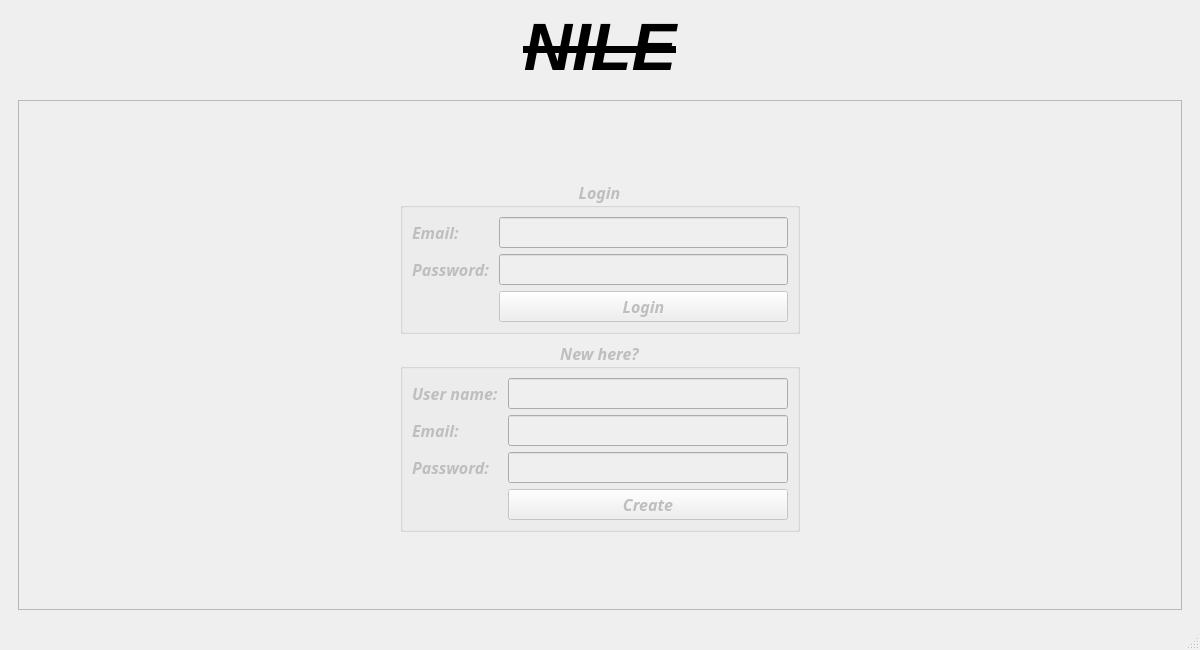
<?xml version="1.0" encoding="UTF-8"?>
<ui version="4.0">
 <class>MainWindow</class>
 <widget class="QMainWindow" name="MainWindow">
  <property name="geometry">
   <rect>
    <x>0</x>
    <y>0</y>
    <width>1200</width>
    <height>650</height>
   </rect>
  </property>
  <property name="windowTitle">
   <string>Interfaz</string>
  </property>
  <widget class="QWidget" name="centralwidget">
   <layout class="QGridLayout" name="gridLayout">
    <item row="1" column="0">
     <widget class="QStackedWidget" name="wiewsSW">
      <property name="currentIndex">
       <number>0</number>
      </property>
      <widget class="QWidget" name="loginPage">
       <layout class="QGridLayout" name="gridLayout_2">
        <item row="0" column="0">
         <widget class="QFrame" name="loginFrame">
          <property name="enabled">
           <bool>false</bool>
          </property>
          <property name="frameShape">
           <enum>QFrame::StyledPanel</enum>
          </property>
          <property name="frameShadow">
           <enum>QFrame::Raised</enum>
          </property>
          <layout class="QFormLayout" name="formLayout_3">
           <property name="formAlignment">
            <set>Qt::AlignCenter</set>
           </property>
           <item row="0" column="0" colspan="2">
            <widget class="QGroupBox" name="userGP">
             <property name="maximumSize">
              <size>
               <width>400</width>
               <height>16777215</height>
              </size>
             </property>
             <property name="font">
              <font>
               <family>Bahnschrift Light</family>
               <pointsize>12</pointsize>
               <weight>75</weight>
               <italic>true</italic>
               <bold>true</bold>
               <underline>false</underline>
              </font>
             </property>
             <property name="title">
              <string>Login</string>
             </property>
             <property name="alignment">
              <set>Qt::AlignCenter</set>
             </property>
             <layout class="QFormLayout" name="formLayout">
              <item row="0" column="0">
               <widget class="QLabel" name="loginEmailLabel">
                <property name="font">
                 <font>
                  <family>Bahnschrift Light</family>
                  <pointsize>12</pointsize>
                  <weight>75</weight>
                  <italic>true</italic>
                  <bold>true</bold>
                  <underline>false</underline>
                 </font>
                </property>
                <property name="text">
                 <string>Email:</string>
                </property>
               </widget>
              </item>
              <item row="0" column="1">
               <widget class="QLineEdit" name="loginEmailLE">
                <property name="font">
                 <font>
                  <family>Bahnschrift Light</family>
                  <pointsize>12</pointsize>
                  <weight>75</weight>
                  <italic>true</italic>
                  <bold>true</bold>
                  <underline>false</underline>
                 </font>
                </property>
               </widget>
              </item>
              <item row="1" column="0">
               <widget class="QLabel" name="passwordLabel">
                <property name="font">
                 <font>
                  <family>Bahnschrift Light</family>
                  <pointsize>12</pointsize>
                  <weight>75</weight>
                  <italic>true</italic>
                  <bold>true</bold>
                  <underline>false</underline>
                 </font>
                </property>
                <property name="text">
                 <string>Password: </string>
                </property>
               </widget>
              </item>
              <item row="1" column="1">
               <widget class="QLineEdit" name="passwordLE">
                <property name="font">
                 <font>
                  <family>Bahnschrift Light</family>
                  <pointsize>12</pointsize>
                  <weight>75</weight>
                  <italic>true</italic>
                  <bold>true</bold>
                  <underline>false</underline>
                 </font>
                </property>
                <property name="echoMode">
                 <enum>QLineEdit::Password</enum>
                </property>
               </widget>
              </item>
              <item row="2" column="1">
               <widget class="QPushButton" name="loginPB">
                <property name="enabled">
                 <bool>false</bool>
                </property>
                <property name="font">
                 <font>
                  <family>Bahnschrift Light</family>
                  <pointsize>12</pointsize>
                  <weight>75</weight>
                  <italic>true</italic>
                  <bold>true</bold>
                  <underline>false</underline>
                 </font>
                </property>
                <property name="text">
                 <string>Login</string>
                </property>
               </widget>
              </item>
             </layout>
            </widget>
           </item>
           <item row="1" column="0" colspan="2">
            <widget class="QGroupBox" name="newUserGB">
             <property name="maximumSize">
              <size>
               <width>400</width>
               <height>16777215</height>
              </size>
             </property>
             <property name="font">
              <font>
               <family>Bahnschrift Light</family>
               <pointsize>12</pointsize>
               <weight>75</weight>
               <italic>true</italic>
               <bold>true</bold>
              </font>
             </property>
             <property name="title">
              <string>New here?</string>
             </property>
             <property name="alignment">
              <set>Qt::AlignCenter</set>
             </property>
             <layout class="QFormLayout" name="formLayout_2">
              <item row="0" column="0">
               <widget class="QLabel" name="newUserLabel">
                <property name="font">
                 <font>
                  <family>Bahnschrift Light</family>
                  <pointsize>12</pointsize>
                  <weight>75</weight>
                  <italic>true</italic>
                  <bold>true</bold>
                 </font>
                </property>
                <property name="text">
                 <string>User name: </string>
                </property>
               </widget>
              </item>
              <item row="0" column="1">
               <widget class="QLineEdit" name="newUserLE">
                <property name="font">
                 <font>
                  <family>Bahnschrift Light</family>
                  <pointsize>12</pointsize>
                  <weight>75</weight>
                  <italic>true</italic>
                  <bold>true</bold>
                 </font>
                </property>
               </widget>
              </item>
              <item row="1" column="0">
               <widget class="QLabel" name="emailLabel">
                <property name="font">
                 <font>
                  <family>Bahnschrift Light</family>
                  <pointsize>12</pointsize>
                  <weight>75</weight>
                  <italic>true</italic>
                  <bold>true</bold>
                 </font>
                </property>
                <property name="text">
                 <string>Email: </string>
                </property>
               </widget>
              </item>
              <item row="1" column="1">
               <widget class="QLineEdit" name="emailLE">
                <property name="font">
                 <font>
                  <family>Bahnschrift Light</family>
                  <pointsize>12</pointsize>
                  <weight>75</weight>
                  <italic>true</italic>
                  <bold>true</bold>
                 </font>
                </property>
               </widget>
              </item>
              <item row="2" column="0">
               <widget class="QLabel" name="newPasswordLabel">
                <property name="font">
                 <font>
                  <family>Bahnschrift Light</family>
                  <pointsize>12</pointsize>
                  <weight>75</weight>
                  <italic>true</italic>
                  <bold>true</bold>
                 </font>
                </property>
                <property name="text">
                 <string>Password: </string>
                </property>
               </widget>
              </item>
              <item row="2" column="1">
               <widget class="QLineEdit" name="newPasswordLE">
                <property name="font">
                 <font>
                  <family>Bahnschrift Light</family>
                  <pointsize>12</pointsize>
                  <weight>75</weight>
                  <italic>true</italic>
                  <bold>true</bold>
                 </font>
                </property>
                <property name="echoMode">
                 <enum>QLineEdit::Password</enum>
                </property>
               </widget>
              </item>
              <item row="3" column="1">
               <widget class="QPushButton" name="createPB">
                <property name="enabled">
                 <bool>false</bool>
                </property>
                <property name="font">
                 <font>
                  <family>Bahnschrift Light</family>
                  <pointsize>12</pointsize>
                  <weight>75</weight>
                  <italic>true</italic>
                  <bold>true</bold>
                 </font>
                </property>
                <property name="text">
                 <string>Create</string>
                </property>
               </widget>
              </item>
             </layout>
            </widget>
           </item>
          </layout>
         </widget>
        </item>
       </layout>
      </widget>
      <widget class="QWidget" name="nilePage">
       <layout class="QGridLayout" name="gridLayout_3">
        <item row="3" column="0">
         <widget class="QComboBox" name="comboBox">
          <item>
           <property name="text">
            <string>Todos los departamentos</string>
           </property>
          </item>
          <item>
           <property name="text">
            <string>Alimentos y Bebidas</string>
           </property>
          </item>
          <item>
           <property name="text">
            <string>Libros</string>
           </property>
          </item>
          <item>
           <property name="text">
            <string>Electrónicos</string>
           </property>
          </item>
          <item>
           <property name="text">
            <string>Hogar Y Cocina</string>
           </property>
          </item>
          <item>
           <property name="text">
            <string>Deporte y Aire Libre</string>
           </property>
          </item>
         </widget>
        </item>
        <item row="2" column="0">
         <widget class="QLabel" name="filtrarLable">
          <property name="font">
           <font>
            <pointsize>12</pointsize>
           </font>
          </property>
          <property name="text">
           <string>Filtrar:</string>
          </property>
         </widget>
        </item>
        <item row="10" column="2">
         <widget class="QPushButton" name="srchPB">
          <property name="enabled">
           <bool>false</bool>
          </property>
          <property name="maximumSize">
           <size>
            <width>70</width>
            <height>16777215</height>
           </size>
          </property>
          <property name="font">
           <font>
            <pointsize>8</pointsize>
           </font>
          </property>
          <property name="text">
           <string>Buscar</string>
          </property>
         </widget>
        </item>
        <item row="4" column="2">
         <widget class="QPushButton" name="maxPricePB">
          <property name="maximumSize">
           <size>
            <width>70</width>
            <height>16777215</height>
           </size>
          </property>
          <property name="text">
           <string>Mayor Precio</string>
          </property>
         </widget>
        </item>
        <item row="10" column="0">
         <widget class="QLineEdit" name="srchLE"/>
        </item>
        <item row="3" column="2">
         <widget class="QPushButton" name="minPricePB">
          <property name="maximumSize">
           <size>
            <width>70</width>
            <height>16777215</height>
           </size>
          </property>
          <property name="text">
           <string>Menor Precio</string>
          </property>
         </widget>
        </item>
        <item row="4" column="0">
         <widget class="QLabel" name="srchLable">
          <property name="font">
           <font>
            <pointsize>12</pointsize>
           </font>
          </property>
          <property name="text">
           <string>Buscar:</string>
          </property>
         </widget>
        </item>
        <item row="14" column="0" colspan="3">
         <widget class="QScrollArea" name="scrollArea">
          <property name="widgetResizable">
           <bool>true</bool>
          </property>
          <widget class="QWidget" name="scrollAreaWidgetContents">
           <property name="geometry">
            <rect>
             <x>0</x>
             <y>0</y>
             <width>1162</width>
             <height>184</height>
            </rect>
           </property>
           <layout class="QVBoxLayout" name="verticalLayout">
            <item>
             <layout class="QGridLayout" name="productsGL"/>
            </item>
           </layout>
          </widget>
         </widget>
        </item>
        <item row="15" column="0" colspan="3">
         <widget class="QScrollArea" name="scrollArea_2">
          <property name="maximumSize">
           <size>
            <width>16777215</width>
            <height>200</height>
           </size>
          </property>
          <property name="widgetResizable">
           <bool>true</bool>
          </property>
          <widget class="QWidget" name="scrollAreaWidgetContents_2">
           <property name="geometry">
            <rect>
             <x>0</x>
             <y>0</y>
             <width>1162</width>
             <height>183</height>
            </rect>
           </property>
           <layout class="QGridLayout" name="gridLayout_5">
            <item row="0" column="0">
             <layout class="QGridLayout" name="recommendGL"/>
            </item>
           </layout>
          </widget>
         </widget>
        </item>
       </layout>
      </widget>
     </widget>
    </item>
    <item row="0" column="0">
     <widget class="QLabel" name="label">
      <property name="font">
       <font>
        <pointsize>50</pointsize>
        <weight>75</weight>
        <italic>true</italic>
        <bold>true</bold>
        <underline>false</underline>
        <strikeout>true</strikeout>
        <kerning>false</kerning>
       </font>
      </property>
      <property name="text">
       <string>NILE</string>
      </property>
      <property name="alignment">
       <set>Qt::AlignCenter</set>
      </property>
     </widget>
    </item>
   </layout>
  </widget>
  <widget class="QMenuBar" name="menubar">
   <property name="geometry">
    <rect>
     <x>0</x>
     <y>0</y>
     <width>1200</width>
     <height>20</height>
    </rect>
   </property>
  </widget>
  <widget class="QStatusBar" name="statusbar"/>
 </widget>
 <resources/>
 <connections/>
</ui>
